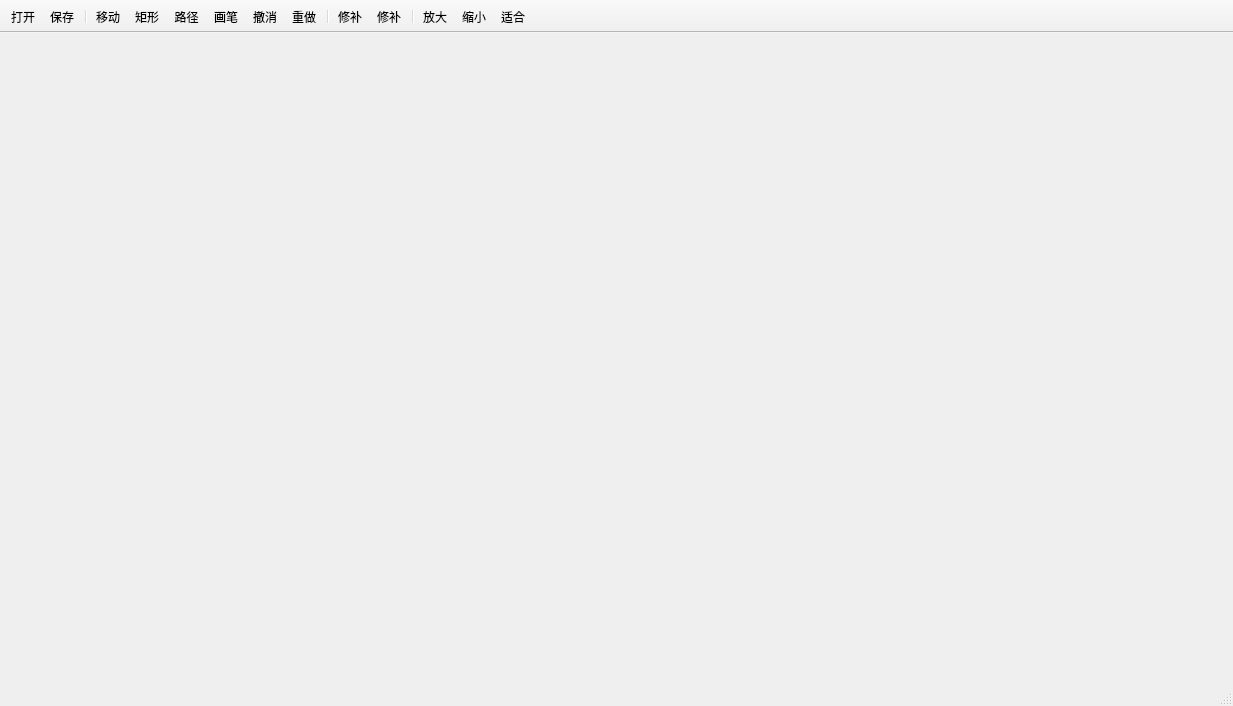
<?xml version="1.0" encoding="UTF-8"?>
<ui version="4.0">
 <class>InpaintTestClass</class>
 <widget class="QMainWindow" name="InpaintTestClass">
  <property name="geometry">
   <rect>
    <x>0</x>
    <y>0</y>
    <width>1233</width>
    <height>706</height>
   </rect>
  </property>
  <property name="windowTitle">
   <string>InpaintTest</string>
  </property>
  <widget class="QWidget" name="centralWidget">
   <layout class="QHBoxLayout" name="horizontalLayout">
    <item>
     <widget class="CImageDir" name="widgetDir" native="true">
      <property name="sizePolicy">
       <sizepolicy hsizetype="Preferred" vsizetype="Preferred">
        <horstretch>1</horstretch>
        <verstretch>0</verstretch>
       </sizepolicy>
      </property>
     </widget>
    </item>
    <item>
     <widget class="CImageDisplay" name="widgetImage" native="true">
      <property name="sizePolicy">
       <sizepolicy hsizetype="Preferred" vsizetype="Preferred">
        <horstretch>3</horstretch>
        <verstretch>0</verstretch>
       </sizepolicy>
      </property>
     </widget>
    </item>
   </layout>
  </widget>
  <widget class="QToolBar" name="mainToolBar">
   <property name="movable">
    <bool>false</bool>
   </property>
   <property name="iconSize">
    <size>
     <width>32</width>
     <height>32</height>
    </size>
   </property>
   <property name="floatable">
    <bool>false</bool>
   </property>
   <attribute name="toolBarArea">
    <enum>TopToolBarArea</enum>
   </attribute>
   <attribute name="toolBarBreak">
    <bool>false</bool>
   </attribute>
   <addaction name="actOpen"/>
   <addaction name="actSave"/>
   <addaction name="separator"/>
   <addaction name="actMove"/>
   <addaction name="actSelRect"/>
   <addaction name="actSelPath"/>
   <addaction name="actSelPencil"/>
   <addaction name="actUndo"/>
   <addaction name="actRedo"/>
   <addaction name="separator"/>
   <addaction name="actInpaint"/>
   <addaction name="actInpaint2"/>
   <addaction name="separator"/>
   <addaction name="actEnlarge"/>
   <addaction name="actShrink"/>
   <addaction name="actOriginal"/>
  </widget>
  <widget class="QStatusBar" name="statusBar"/>
  <action name="actInpaint">
   <property name="icon">
    <iconset resource="InpaintTest.qrc">
     <normaloff>:/InpaintTest/Resources/iconInpaint.png</normaloff>:/InpaintTest/Resources/iconInpaint.png</iconset>
   </property>
   <property name="text">
    <string>修补</string>
   </property>
  </action>
  <action name="actSelRect">
   <property name="checkable">
    <bool>true</bool>
   </property>
   <property name="icon">
    <iconset resource="InpaintTest.qrc">
     <normaloff>:/InpaintTest/Resources/iconRect.png</normaloff>
     <normalon>:/InpaintTest/Resources/iconRectOn.png</normalon>:/InpaintTest/Resources/iconRect.png</iconset>
   </property>
   <property name="text">
    <string>矩形</string>
   </property>
  </action>
  <action name="actSelPencil">
   <property name="checkable">
    <bool>true</bool>
   </property>
   <property name="checked">
    <bool>false</bool>
   </property>
   <property name="icon">
    <iconset resource="InpaintTest.qrc">
     <normaloff>:/InpaintTest/Resources/iconPencil.png</normaloff>
     <normalon>:/InpaintTest/Resources/iconPencilOn.png</normalon>:/InpaintTest/Resources/iconPencil.png</iconset>
   </property>
   <property name="text">
    <string>画笔</string>
   </property>
  </action>
  <action name="actEnlarge">
   <property name="icon">
    <iconset resource="InpaintTest.qrc">
     <normaloff>:/InpaintTest/Resources/iconEnlarge.png</normaloff>:/InpaintTest/Resources/iconEnlarge.png</iconset>
   </property>
   <property name="text">
    <string>放大</string>
   </property>
  </action>
  <action name="actShrink">
   <property name="icon">
    <iconset resource="InpaintTest.qrc">
     <normaloff>:/InpaintTest/Resources/iconShrink.png</normaloff>:/InpaintTest/Resources/iconShrink.png</iconset>
   </property>
   <property name="text">
    <string>缩小</string>
   </property>
  </action>
  <action name="actOriginal">
   <property name="icon">
    <iconset resource="InpaintTest.qrc">
     <normaloff>:/InpaintTest/Resources/iconZoom.png</normaloff>:/InpaintTest/Resources/iconZoom.png</iconset>
   </property>
   <property name="text">
    <string>适合</string>
   </property>
  </action>
  <action name="actMove">
   <property name="checkable">
    <bool>true</bool>
   </property>
   <property name="icon">
    <iconset resource="InpaintTest.qrc">
     <normaloff>:/InpaintTest/Resources/iconMove.png</normaloff>
     <normalon>:/InpaintTest/Resources/iconMoveOn.png</normalon>:/InpaintTest/Resources/iconMove.png</iconset>
   </property>
   <property name="text">
    <string>移动</string>
   </property>
  </action>
  <action name="actOpen">
   <property name="icon">
    <iconset resource="InpaintTest.qrc">
     <normaloff>:/InpaintTest/Resources/iconOpen.png</normaloff>:/InpaintTest/Resources/iconOpen.png</iconset>
   </property>
   <property name="text">
    <string>打开</string>
   </property>
  </action>
  <action name="actSave">
   <property name="icon">
    <iconset resource="InpaintTest.qrc">
     <normaloff>:/InpaintTest/Resources/iconSave.png</normaloff>:/InpaintTest/Resources/iconSave.png</iconset>
   </property>
   <property name="text">
    <string>保存</string>
   </property>
  </action>
  <action name="actSelPath">
   <property name="checkable">
    <bool>true</bool>
   </property>
   <property name="icon">
    <iconset resource="InpaintTest.qrc">
     <normaloff>:/InpaintTest/Resources/iconPath.png</normaloff>
     <normalon>:/InpaintTest/Resources/iconPathOn.png</normalon>:/InpaintTest/Resources/iconPath.png</iconset>
   </property>
   <property name="text">
    <string>路径</string>
   </property>
  </action>
  <action name="actUndo">
   <property name="icon">
    <iconset resource="InpaintTest.qrc">
     <normaloff>:/InpaintTest/Resources/iconUndo.png</normaloff>:/InpaintTest/Resources/iconUndo.png</iconset>
   </property>
   <property name="text">
    <string>撤消</string>
   </property>
  </action>
  <action name="actRedo">
   <property name="icon">
    <iconset resource="InpaintTest.qrc">
     <normaloff>:/InpaintTest/Resources/iconRedo.png</normaloff>:/InpaintTest/Resources/iconRedo.png</iconset>
   </property>
   <property name="text">
    <string>重做</string>
   </property>
  </action>
  <action name="actInpaint2">
   <property name="icon">
    <iconset resource="InpaintTest.qrc">
     <normaloff>:/InpaintTest/Resources/iconInpaint2.png</normaloff>:/InpaintTest/Resources/iconInpaint2.png</iconset>
   </property>
   <property name="text">
    <string>修补</string>
   </property>
  </action>
 </widget>
 <layoutdefault spacing="6" margin="11"/>
 <customwidgets>
  <customwidget>
   <class>CImageDir</class>
   <extends>QWidget</extends>
   <header>cimagedir.h</header>
   <container>1</container>
  </customwidget>
  <customwidget>
   <class>CImageDisplay</class>
   <extends>QWidget</extends>
   <header>cimagedisplay.h</header>
   <container>1</container>
  </customwidget>
 </customwidgets>
 <resources>
  <include location="InpaintTest.qrc"/>
 </resources>
 <connections/>
</ui>
